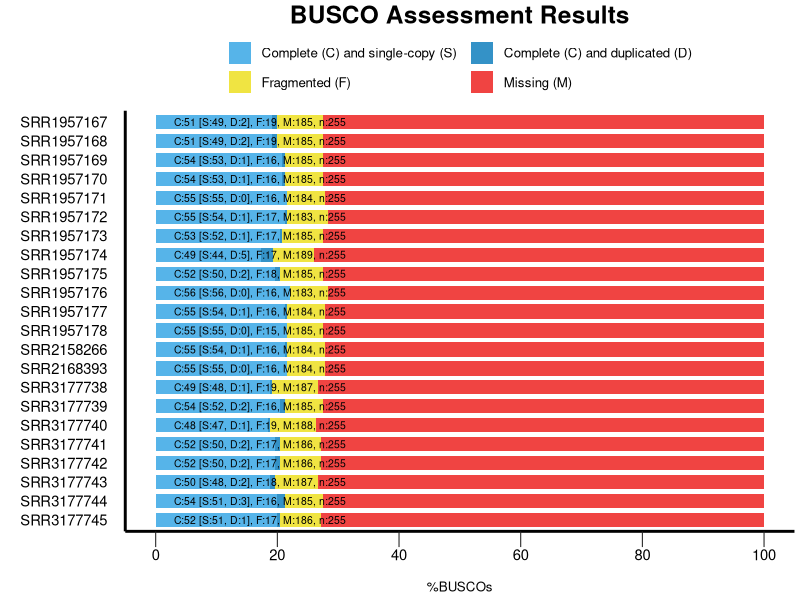

Source code (R):
######################################
#
# BUSCO summary figure
# @version 4.0.0
# @since BUSCO 2.0.0
# 
# Copyright (c) 2016-2020, Evgeny Zdobnov (ez@ezlab.org)
# Licensed under the MIT license. See LICENSE.md file.
#
######################################

# Load the required libraries
library(ggplot2)
library("grid")

# !!! CONFIGURE YOUR PLOT HERE !!! 
# Output
my_output <- paste("/Users/ShwetaPipaliya/Desktop/busco_figure_1.png") 
my_width <- 20
my_height <- 15
my_unit <- "cm"

# Colors
my_colors <- c("#56B4E9", "#3492C7", "#F0E442", "#F04442")
# Bar height ratio
my_bar_height <- 0.75

# Legend
my_title <- "BUSCO Assessment Results"

# Font
my_family <- "sans"
my_size_ratio <- 1

# !!! SEE YOUR DATA HERE !!! 
# Your data as generated by python, remove or add more
my_species <- c('SRR3177739', 'SRR3177739', 'SRR3177739', 'SRR3177739', 'SRR1957170', 'SRR1957170', 'SRR1957170', 'SRR1957170', 'SRR3177744', 'SRR3177744', 'SRR3177744', 'SRR3177744', 'SRR3177745', 'SRR3177745', 'SRR3177745', 'SRR3177745', 'SRR1957171', 'SRR1957171', 'SRR1957171', 'SRR1957171', 'SRR3177738', 'SRR3177738', 'SRR3177738', 'SRR3177738', 'SRR1957172', 'SRR1957172', 'SRR1957172', 'SRR1957172', 'SRR1957173', 'SRR1957173', 'SRR1957173', 'SRR1957173', 'SRR1957175', 'SRR1957175', 'SRR1957175', 'SRR1957175', 'SRR3177741', 'SRR3177741', 'SRR3177741', 'SRR3177741', 'SRR2158266', 'SRR2158266', 'SRR2158266', 'SRR2158266', 'SRR3177740', 'SRR3177740', 'SRR3177740', 'SRR3177740', 'SRR1957174', 'SRR1957174', 'SRR1957174', 'SRR1957174', 'SRR1957167', 'SRR1957167', 'SRR1957167', 'SRR1957167', 'SRR2168393', 'SRR2168393', 'SRR2168393', 'SRR2168393', 'SRR1957177', 'SRR1957177', 'SRR1957177', 'SRR1957177', 'SRR3177743', 'SRR3177743', 'SRR3177743', 'SRR3177743', 'SRR1957169', 'SRR1957169', 'SRR1957169', 'SRR1957169', 'SRR1957178', 'SRR1957178', 'SRR1957178', 'SRR1957178', 'SRR3177742', 'SRR3177742', 'SRR3177742', 'SRR3177742', 'SRR1957168', 'SRR1957168', 'SRR1957168', 'SRR1957168', 'SRR1957176', 'SRR1957176', 'SRR1957176', 'SRR1957176')
my_species <- factor(my_species)
my_species <- factor(my_species,levels(my_species)[c(length(levels(my_species)):1)]) # reorder your species here just by changing the values in the vector :
my_percentage <- c(20.4, 0.8, 6.3, 72.5, 20.8, 0.4, 6.3, 72.5, 20.0, 1.2, 6.3, 72.5, 20.0, 0.4, 6.7, 72.9, 21.6, 0.0, 6.3, 72.1, 18.8, 0.4, 7.5, 73.3, 21.2, 0.4, 6.7, 71.7, 20.4, 0.4, 6.7, 72.5, 19.6, 0.8, 7.1, 72.5, 19.6, 0.8, 6.7, 72.9, 21.2, 0.4, 6.3, 72.1, 18.4, 0.4, 7.5, 73.7, 17.3, 2.0, 6.7, 74.0, 19.2, 0.8, 7.5, 72.5, 21.6, 0.0, 6.3, 72.1, 21.2, 0.4, 6.3, 72.1, 18.8, 0.8, 7.1, 73.3, 20.8, 0.4, 6.3, 72.5, 21.6, 0.0, 5.9, 72.5, 19.6, 0.8, 6.7, 72.9, 19.2, 0.8, 7.5, 72.5, 22.0, 0.0, 6.3, 71.7)
my_values <- c(52, 2, 16, 185, 53, 1, 16, 185, 51, 3, 16, 185, 51, 1, 17, 186, 55, 0, 16, 184, 48, 1, 19, 187, 54, 1, 17, 183, 52, 1, 17, 185, 50, 2, 18, 185, 50, 2, 17, 186, 54, 1, 16, 184, 47, 1, 19, 188, 44, 5, 17, 189, 49, 2, 19, 185, 55, 0, 16, 184, 54, 1, 16, 184, 48, 2, 18, 187, 53, 1, 16, 185, 55, 0, 15, 185, 50, 2, 17, 186, 49, 2, 19, 185, 56, 0, 16, 183)

######################################
######################################
######################################
# Code to produce the graph
labsize = 1
if (length(levels(my_species)) > 10){
 labsize = 0.66
}
print("Plotting the figure ...")
category <- c(rep(c("S","D","F","M"),c(1)))
category <-factor(category)
category = factor(category,levels(category)[c(4,1,2,3)])
df = data.frame(my_species,my_percentage,my_values,category)

figure <- ggplot() + 
  
  geom_bar(aes(y = my_percentage, x = my_species, fill = category), position = position_stack(reverse = TRUE), data = df, stat="identity", width=my_bar_height) + 
  coord_flip() + 
  theme_gray(base_size = 8) + 
  scale_y_continuous(labels = c("0","20","40","60","80","100"), breaks = c(0,20,40,60,80,100)) + 
  scale_fill_manual(values = my_colors,labels =c(" Complete (C) and single-copy (S)  ",
                                                 " Complete (C) and duplicated (D)",
                                                 " Fragmented (F)  ",
                                                 " Missing (M)")) +   
  ggtitle(my_title) + 
  xlab("") + 
  ylab("\n%BUSCOs") + 

  theme(plot.title = element_text(family=my_family, hjust=0.5, colour = "black", size = rel(2.2)*my_size_ratio, face = "bold")) + 
  theme(legend.position="top",legend.title = element_blank()) + 
  theme(legend.text = element_text(family=my_family, size = rel(1.2)*my_size_ratio)) + 
  theme(panel.background = element_rect(color="#FFFFFF", fill="white")) + 
  theme(panel.grid.minor = element_blank()) + 
  theme(panel.grid.major = element_blank()) +
  theme(axis.text.y = element_text(family=my_family, colour = "black", size = rel(1.66)*my_size_ratio)) + 
  theme(axis.text.x = element_text(family=my_family, colour = "black", size = rel(1.66)*my_size_ratio)) + 
  theme(axis.line = element_line(size=1*my_size_ratio, colour = "black")) + 
  theme(axis.ticks.length = unit(.85, "cm")) + 
  theme(axis.ticks.y = element_line(colour="white", size = 0)) + 
  theme(axis.ticks.x = element_line(colour="#222222")) + 
  theme(axis.ticks.length = unit(0.4, "cm")) + 
  theme(axis.title.x = element_text(family=my_family, size=rel(1.2)*my_size_ratio)) + 
  
  guides(fill = guide_legend(override.aes = list(colour = NULL))) +
  guides(fill=guide_legend(nrow=2,byrow=TRUE))
  
  for(i in rev(c(1:length(levels(my_species))))){
    detailed_values <- my_values[my_species==my_species[my_species==levels(my_species)[i]]]
    total_buscos <- sum(detailed_values)
    figure <- figure + 
    annotate("text", label=paste("C:", detailed_values[1] + detailed_values[2], " [S:", detailed_values[1], ", D:", detailed_values[2], "], F:", detailed_values[3], ", M:", detailed_values[4], ", n:", total_buscos, sep=""), 
             y=3, x = i, size = labsize*4*my_size_ratio, colour = "black", hjust=0, family=my_family)
  }
  
ggsave(figure, file=my_output, width = my_width, height = my_height, unit = my_unit)
print("Done")
